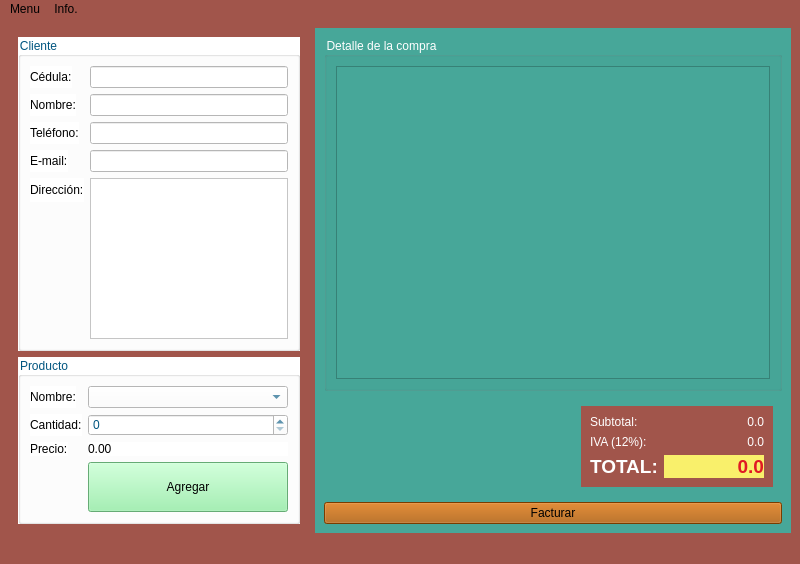
<?xml version="1.0" encoding="UTF-8"?>
<ui version="4.0">
 <class>Tienda</class>
 <widget class="QMainWindow" name="Tienda">
  <property name="geometry">
   <rect>
    <x>0</x>
    <y>0</y>
    <width>800</width>
    <height>564</height>
   </rect>
  </property>
  <property name="windowTitle">
   <string>Tienda</string>
  </property>
  <property name="windowIcon">
   <iconset resource="Recursos/Img/Recursos.qrc">
    <normaloff>:/new/prefix1/tienda.png</normaloff>:/new/prefix1/tienda.png</iconset>
  </property>
  <property name="styleSheet">
   <string notr="true">background-color: rgb(161,85,75);</string>
  </property>
  <widget class="QWidget" name="centralwidget">
   <layout class="QHBoxLayout" name="horizontalLayout_3">
    <item>
     <widget class="QWidget" name="widget" native="true">
      <property name="minimumSize">
       <size>
        <width>300</width>
        <height>0</height>
       </size>
      </property>
      <property name="maximumSize">
       <size>
        <width>300</width>
        <height>16777215</height>
       </size>
      </property>
      <layout class="QVBoxLayout" name="verticalLayout">
       <item>
        <widget class="QGroupBox" name="groupBox">
         <property name="styleSheet">
          <string notr="true">background-color: rgb(255, 255, 255);
font: 900 10pt &quot;Segoe UI Black&quot;;
color: rgb(0, 85, 127);</string>
         </property>
         <property name="title">
          <string>Cliente</string>
         </property>
         <layout class="QFormLayout" name="formLayout">
          <item row="0" column="0">
           <widget class="QLabel" name="lbCliente">
            <property name="styleSheet">
             <string notr="true">color: rgb(0, 0, 0);</string>
            </property>
            <property name="text">
             <string>Cédula:</string>
            </property>
           </widget>
          </item>
          <item row="0" column="1">
           <widget class="QLineEdit" name="inCedula"/>
          </item>
          <item row="2" column="0">
           <widget class="QLabel" name="lbNombre">
            <property name="styleSheet">
             <string notr="true">color: rgb(0, 0, 0);</string>
            </property>
            <property name="text">
             <string>Nombre:</string>
            </property>
           </widget>
          </item>
          <item row="2" column="1">
           <widget class="QLineEdit" name="inNombre"/>
          </item>
          <item row="4" column="0">
           <widget class="QLabel" name="lbTelefono">
            <property name="styleSheet">
             <string notr="true">color: rgb(0, 0, 0);</string>
            </property>
            <property name="text">
             <string>Teléfono:</string>
            </property>
           </widget>
          </item>
          <item row="4" column="1">
           <widget class="QLineEdit" name="inTelefono"/>
          </item>
          <item row="6" column="0">
           <widget class="QLabel" name="lbEmail">
            <property name="styleSheet">
             <string notr="true">color: rgb(0, 0, 0);</string>
            </property>
            <property name="text">
             <string>E-mail:</string>
            </property>
           </widget>
          </item>
          <item row="6" column="1">
           <widget class="QLineEdit" name="inEmail"/>
          </item>
          <item row="8" column="0">
           <widget class="QLabel" name="lbDireccion">
            <property name="styleSheet">
             <string notr="true">color: rgb(0, 0, 0);</string>
            </property>
            <property name="text">
             <string>Dirección:</string>
            </property>
           </widget>
          </item>
          <item row="8" column="1">
           <widget class="QTextEdit" name="inDireccion"/>
          </item>
         </layout>
        </widget>
       </item>
       <item>
        <widget class="QGroupBox" name="groupBox_2">
         <property name="styleSheet">
          <string notr="true">background-color: rgb(255, 255, 255);
font: 900 10pt &quot;Segoe UI Black&quot;;
color: rgb(0, 85, 127);</string>
         </property>
         <property name="title">
          <string>Producto</string>
         </property>
         <layout class="QFormLayout" name="formLayout_2">
          <item row="0" column="0">
           <widget class="QLabel" name="lbProducto">
            <property name="styleSheet">
             <string notr="true">color: rgb(0, 0, 0);</string>
            </property>
            <property name="text">
             <string>Nombre:</string>
            </property>
           </widget>
          </item>
          <item row="0" column="1">
           <widget class="QComboBox" name="inProducto"/>
          </item>
          <item row="2" column="0">
           <widget class="QLabel" name="lbCantidad">
            <property name="styleSheet">
             <string notr="true">color: rgb(0, 0, 0);</string>
            </property>
            <property name="text">
             <string>Cantidad:</string>
            </property>
           </widget>
          </item>
          <item row="2" column="1">
           <widget class="QSpinBox" name="inCantidad"/>
          </item>
          <item row="4" column="0">
           <widget class="QLabel" name="lbPrecio">
            <property name="styleSheet">
             <string notr="true">color: rgb(0, 0, 0);</string>
            </property>
            <property name="text">
             <string>Precio:</string>
            </property>
           </widget>
          </item>
          <item row="4" column="1">
           <widget class="QLabel" name="outPrecio">
            <property name="styleSheet">
             <string notr="true">color: rgb(0, 0, 0);</string>
            </property>
            <property name="text">
             <string>0.00</string>
            </property>
           </widget>
          </item>
          <item row="7" column="1">
           <widget class="QPushButton" name="btnAgregar">
            <property name="minimumSize">
             <size>
              <width>0</width>
              <height>50</height>
             </size>
            </property>
            <property name="styleSheet">
             <string notr="true">background-color: rgb(143, 240, 164);
font: 16pt &quot;Yu Gothic UI&quot;;
color: rgb(0, 0, 0);</string>
            </property>
            <property name="text">
             <string>Agregar</string>
            </property>
           </widget>
          </item>
         </layout>
        </widget>
       </item>
      </layout>
     </widget>
    </item>
    <item>
     <widget class="QWidget" name="widget_2" native="true">
      <property name="styleSheet">
       <string notr="true">background-color: rgb(112, 37, 56);
background-color: rgb(71, 167, 153);</string>
      </property>
      <layout class="QVBoxLayout" name="verticalLayout_2">
       <item>
        <widget class="QGroupBox" name="groupBox_3">
         <property name="styleSheet">
          <string notr="true">color: rgb(0, 0, 0);
color: rgb(255, 255, 255);
font: 900 10pt &quot;Segoe UI Black&quot;;</string>
         </property>
         <property name="title">
          <string>Detalle de la compra</string>
         </property>
         <layout class="QHBoxLayout" name="horizontalLayout_2">
          <item>
           <widget class="QTableWidget" name="outDetalle"/>
          </item>
         </layout>
        </widget>
       </item>
       <item>
        <widget class="QWidget" name="widget_3" native="true">
         <layout class="QHBoxLayout" name="horizontalLayout">
          <item>
           <spacer name="horizontalSpacer">
            <property name="orientation">
             <enum>Qt::Horizontal</enum>
            </property>
            <property name="sizeHint" stdset="0">
             <size>
              <width>187</width>
              <height>20</height>
             </size>
            </property>
           </spacer>
          </item>
          <item>
           <widget class="QWidget" name="widget_4" native="true">
            <property name="styleSheet">
             <string notr="true">background-color: rgb(161,85,75);</string>
            </property>
            <layout class="QFormLayout" name="formLayout_3">
             <item row="0" column="0">
              <widget class="QLabel" name="lbSubtotal">
               <property name="styleSheet">
                <string notr="true">color: rgb(255, 255, 255);</string>
               </property>
               <property name="text">
                <string>Subtotal:</string>
               </property>
              </widget>
             </item>
             <item row="0" column="1">
              <widget class="QLabel" name="outSubtotal">
               <property name="minimumSize">
                <size>
                 <width>100</width>
                 <height>0</height>
                </size>
               </property>
               <property name="styleSheet">
                <string notr="true">color: rgb(255, 255, 255);</string>
               </property>
               <property name="text">
                <string>0.0</string>
               </property>
               <property name="alignment">
                <set>Qt::AlignRight|Qt::AlignTrailing|Qt::AlignVCenter</set>
               </property>
              </widget>
             </item>
             <item row="1" column="0">
              <widget class="QLabel" name="lbIVA">
               <property name="styleSheet">
                <string notr="true">color: rgb(255, 255, 255);</string>
               </property>
               <property name="text">
                <string>IVA (12%):</string>
               </property>
              </widget>
             </item>
             <item row="1" column="1">
              <widget class="QLabel" name="outIva">
               <property name="minimumSize">
                <size>
                 <width>100</width>
                 <height>0</height>
                </size>
               </property>
               <property name="styleSheet">
                <string notr="true">color: rgb(255, 255, 255);</string>
               </property>
               <property name="text">
                <string>0.0</string>
               </property>
               <property name="alignment">
                <set>Qt::AlignRight|Qt::AlignTrailing|Qt::AlignVCenter</set>
               </property>
              </widget>
             </item>
             <item row="2" column="0">
              <widget class="QLabel" name="lbTotal">
               <property name="font">
                <font>
                 <pointsize>14</pointsize>
                 <bold>true</bold>
                </font>
               </property>
               <property name="styleSheet">
                <string notr="true">color: rgb(255, 255, 255);</string>
               </property>
               <property name="text">
                <string>TOTAL:</string>
               </property>
              </widget>
             </item>
             <item row="2" column="1">
              <widget class="QLabel" name="outTotal">
               <property name="minimumSize">
                <size>
                 <width>100</width>
                 <height>0</height>
                </size>
               </property>
               <property name="font">
                <font>
                 <pointsize>14</pointsize>
                 <bold>true</bold>
                </font>
               </property>
               <property name="styleSheet">
                <string notr="true">background-color: rgb(249, 240, 107);
color: rgb(224, 27, 36);</string>
               </property>
               <property name="text">
                <string>0.0</string>
               </property>
               <property name="alignment">
                <set>Qt::AlignRight|Qt::AlignTrailing|Qt::AlignVCenter</set>
               </property>
              </widget>
             </item>
            </layout>
           </widget>
          </item>
         </layout>
        </widget>
       </item>
       <item>
        <widget class="QPushButton" name="btnFacturar">
         <property name="styleSheet">
          <string notr="true">font: 900 10pt &quot;Segoe UI Black&quot;;
background-color: rgb(255, 255, 255);
background-color: rgb(170, 85, 0);</string>
         </property>
         <property name="text">
          <string>Facturar</string>
         </property>
        </widget>
       </item>
      </layout>
     </widget>
    </item>
   </layout>
  </widget>
  <widget class="QMenuBar" name="menubar">
   <property name="geometry">
    <rect>
     <x>0</x>
     <y>0</y>
     <width>800</width>
     <height>21</height>
    </rect>
   </property>
   <widget class="QMenu" name="menuMenu">
    <property name="title">
     <string>Menu</string>
    </property>
    <addaction name="actionGuadar"/>
    <addaction name="actionNuevo"/>
   </widget>
   <widget class="QMenu" name="menuSobre">
    <property name="title">
     <string>Info.</string>
    </property>
    <addaction name="actionAcerca_de"/>
   </widget>
   <addaction name="menuMenu"/>
   <addaction name="menuSobre"/>
  </widget>
  <widget class="QStatusBar" name="statusbar"/>
  <action name="actionGuadar">
   <property name="icon">
    <iconset resource="Recursos/Img/Recursos.qrc">
     <normaloff>:/new/prefix1/disquete.png</normaloff>:/new/prefix1/disquete.png</iconset>
   </property>
   <property name="text">
    <string>Guadar</string>
   </property>
  </action>
  <action name="actionAbrir">
   <property name="icon">
    <iconset resource="Recursos/Img/Recursos.qrc">
     <normaloff>:/new/prefix1/carpeta.png</normaloff>:/new/prefix1/carpeta.png</iconset>
   </property>
   <property name="text">
    <string>Abrir</string>
   </property>
  </action>
  <action name="actionNuevo">
   <property name="icon">
    <iconset resource="Recursos/Img/Recursos.qrc">
     <normaloff>:/new/prefix1/agregar-archivo.png</normaloff>:/new/prefix1/agregar-archivo.png</iconset>
   </property>
   <property name="text">
    <string>Nuevo</string>
   </property>
  </action>
  <action name="actionAgregar">
   <property name="text">
    <string>Agregar</string>
   </property>
  </action>
  <action name="actionAcerca_de">
   <property name="icon">
    <iconset resource="Recursos/Img/Recursos.qrc">
     <normaloff>:/new/prefix1/acerca-de.png</normaloff>:/new/prefix1/acerca-de.png</iconset>
   </property>
   <property name="text">
    <string>Acerca de</string>
   </property>
  </action>
 </widget>
 <resources>
  <include location="Recursos/Img/Recursos.qrc"/>
 </resources>
 <connections/>
</ui>
